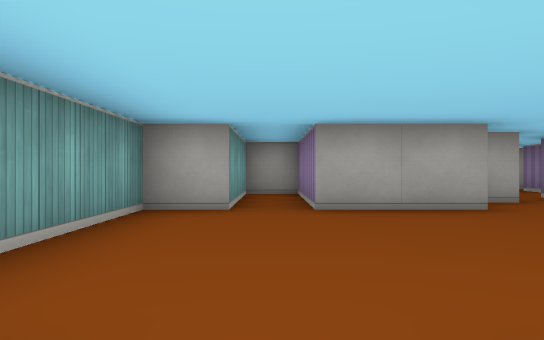
View 1 (above)

16 first-person views from a walk through a cub3D level. The camera is about half as high as the walls, looks level and sees 70° across. The floor is counted in squares. Each view is taken from the middle of a square. On the plan, view 1 faces up. The plan holds only what a view shows up to about 9 squares ahead; the rest is blank. The place goes on beyond the plan.

View 2
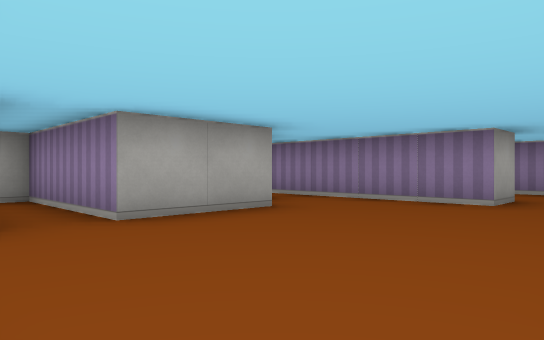

View 3
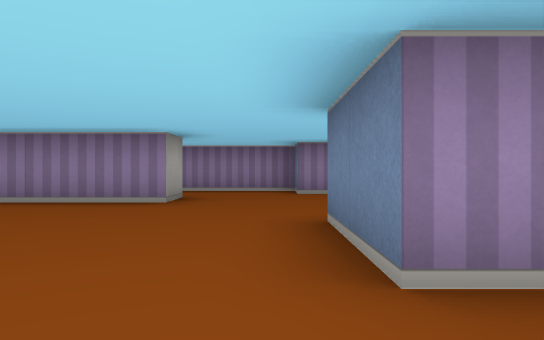

View 4
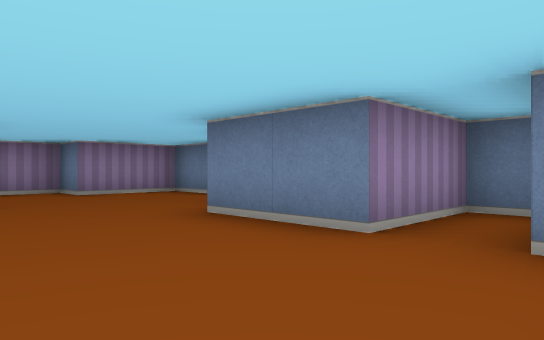

View 5
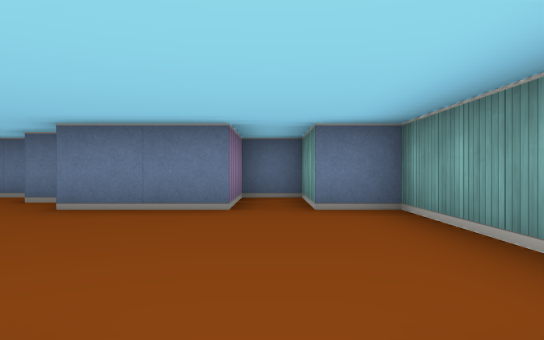

View 6
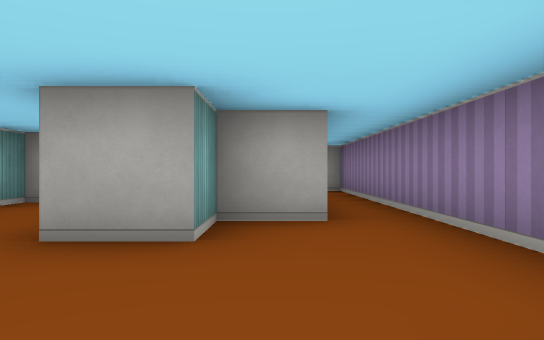

View 7
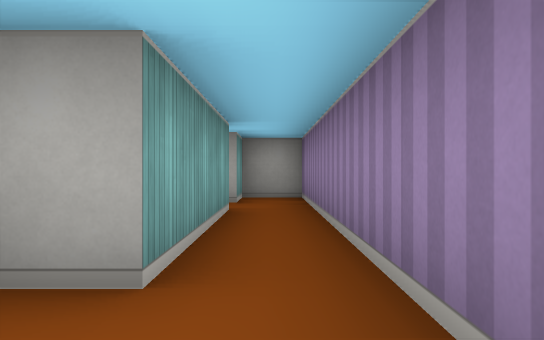

View 8
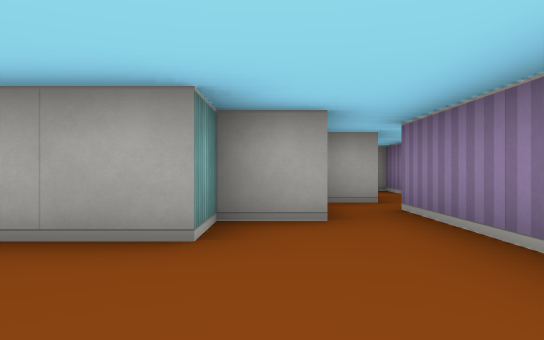

View 9
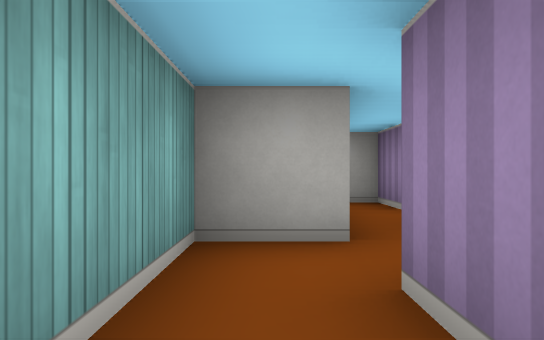

View 10
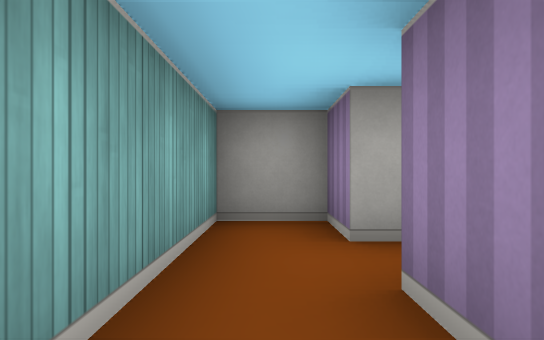

View 11
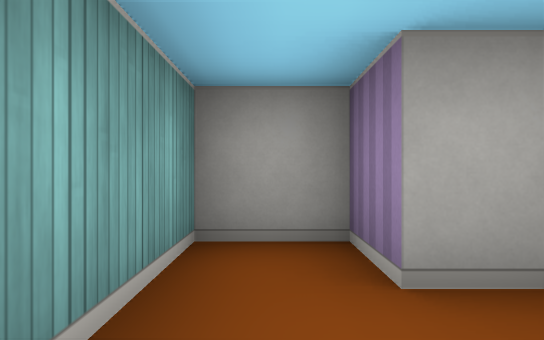

View 12
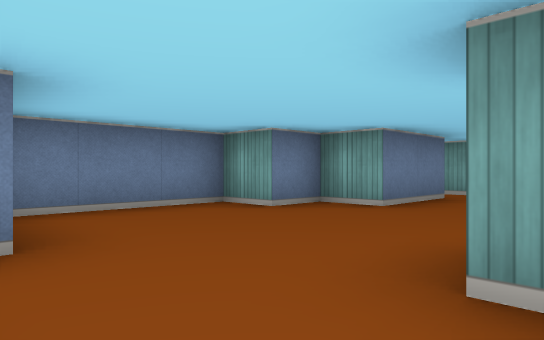

View 13
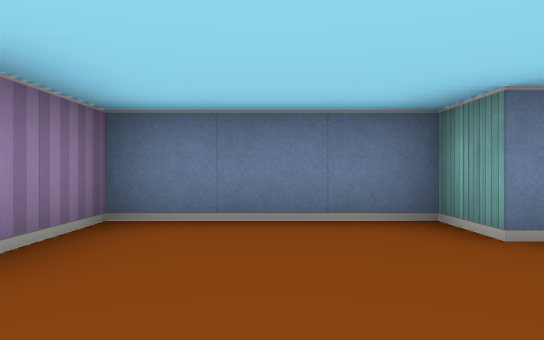

View 14
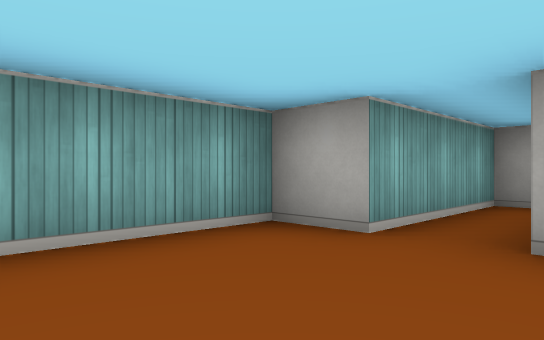

View 15
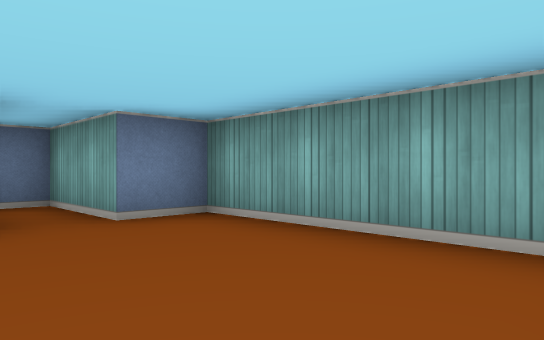

View 16
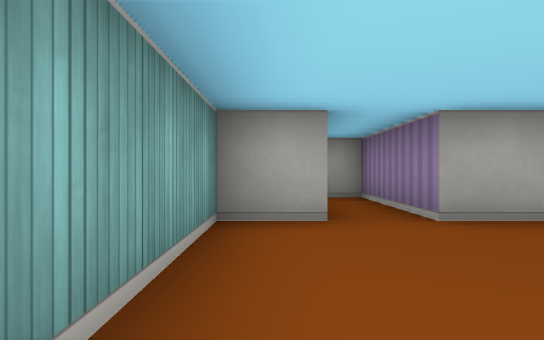

### Floor plan
Ten units are one square. View 1 is at (0, 0); x grows to the right and y downward. Boxes are objects, and circles mark ways between rooms. Rooms are numbered by the first view taken in them; rooms with no view inside come last. Other rooms are left out.
<svg viewBox="-20 -110 100 130">
<path fill="none" stroke="#000" d="M35 -65 35 -55 25 -55 25 -45 5 -45 5 -75 -5 -75 -5 -45 -15 -45 -15 -5 -5 -5 -5 15 5 15 5 -5 25 -5 25 5 35 5 35 15 65 15 65 -5 75 -5 75 -85 65 -85M65 -65 65 -35 55 -35 55 -25 45 -25 45 -65M55 -76 55 -85M61 -95 55 -95 55 -105 45 -105 45 -75 35 -75 35 -65"/>
<circle cx="40" cy="-60" r="3" fill="#2a7"/>
<circle cx="60" cy="-70" r="3" fill="#2a7"/>
<text x="30" y="-30">1</text>
<text x="50" y="-80">2</text>
</svg>
Room 1 opens to room 2.

Where each view was taken, in squares from view 1:
view 1: 0 up, 0 right, facing up
view 2: 1 up, 1 left, facing up-right
view 3: 1 up, 1 left, facing right
view 4: 3 up, 1 left, facing down-right
view 5: 5 up, 0 right, facing down
view 6: 0 up, 6 right, facing up
view 7: 2 up, 7 right, facing up
view 8: 2 up, 3 right, facing up
view 9: 5 up, 4 right, facing up
view 10: 7 up, 5 right, facing up
view 11: 8 up, 5 right, facing up
view 12: 3 up, 7 right, facing down-left
view 13: 2 up, 5 right, facing down
view 14: 2 up, 1 right, facing up-left
view 15: 4 up, 1 right, facing down-left
view 16: 1 up, 1 left, facing up
